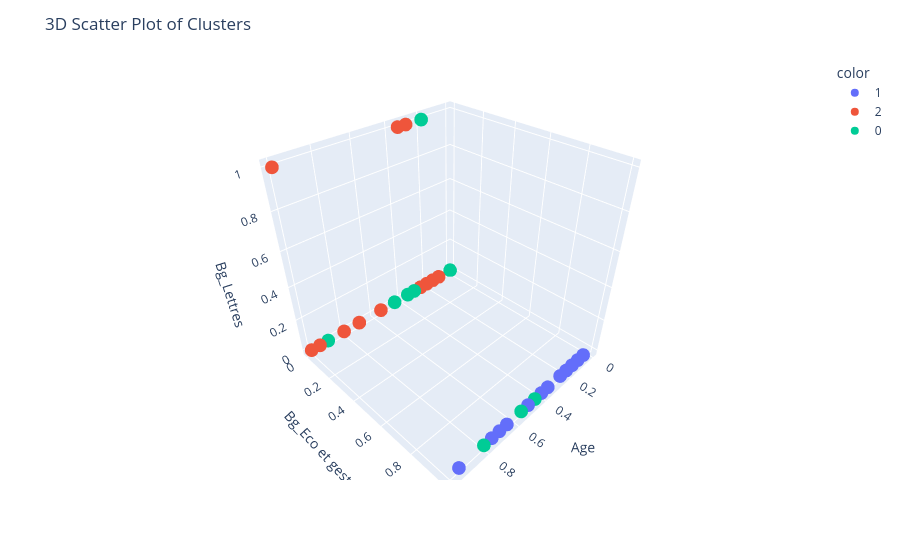

This figure's notebook cell:
### Code cell
import plotly.express as px
frame = pd.DataFrame(y, columns=['Age', 'Background_Economie et gestion', 'Background_Lettres', 'Background_Sciences et technologies',"Genre_M","Genre_F"])
fig2 = px.scatter_3d(frame,x='Age', y='Background_Economie et gestion', z='Background_Lettres', color=clusters.astype(str))
fig2.update_layout(title='3D Scatter Plot of Clusters', scene=dict(xaxis_title='Age', yaxis_title='Bg_Eco et gest', zaxis_title='Bg_Lettres'))
fig2.show()

### Figure 1 — Plotly figure (JSON) as saved in the notebook; plotly's stock layout.template omitted (floating-point values rounded to 4 significant figures)
{"data": [{"hovertemplate": "color=1<br>Age=%{x}<br>Background_Economie et gestion=%{y}<br>Background_Lettres=%{z}<extra></extra>", "legendgroup": "1", "marker": {"color": "#636efa", "symbol": "circle"}, "mode": "markers", "name": "1", "scene": "scene", "showlegend": true, "type": "scatter3d", "x": [0.2, 0.25, 0.15, 0.4, 0.25, 0.4, 0.15, 0.4, 0.25, 0.25, 0.05, 0.15, 0.25, 0.75, 0.25, 0.7, 0.5, 0.1, 0.2, 0.35, 0.65, 0.95, 0.2, 0.35, 0.25], "y": [1.0, 1.0, 1.0, 1.0, 1.0, 1.0, 1.0, 1.0, 1.0, 1.0, 1.0, 1.0, 1.0, 1.0, 1.0, 1.0, 1.0, 1.0, 1.0, 1.0, 1.0, 1.0, 1.0, 1.0, 1.0], "z": [0.0, 0.0, 0.0, 0.0, 0.0, 0.0, 0.0, 0.0, 0.0, 0.0, 0.0, 0.0, 0.0, 0.0, 0.0, 0.0, 0.0, 0.0, 0.0, 0.0, 0.0, 0.0, 0.0, 0.0, 0.0]}, {"hovertemplate": "color=2<br>Age=%{x}<br>Background_Economie et gestion=%{y}<br>Background_Lettres=%{z}<extra></extra>", "legendgroup": "2", "marker": {"color": "#EF553B", "symbol": "circle"}, "mode": "markers", "name": "2", "scene": "scene", "showlegend": true, "type": "scatter3d", "x": [0.7, 0.3, 0.2, 0.25, 0.15, 0.55, 0.95, 0.25, 0.45, 0.15, 0.1, 1.0, 0.45, 0.15, 0.3, 0.3, 0.7, 0.8, 0.35, 0.9, 1.0, 0.35, 0.35], "y": [0.0, 0.0, 0.0, 0.0, 0.0, 0.0, 0.0, 0.0, 0.0, 0.0, 0.0, 0.0, 0.0, 0.0, 0.0, 0.0, 0.0, 0.0, 0.0, 0.0, 0.0, 0.0, 0.0], "z": [0.0, 0.0, 0.0, 0.0, 0.0, 0.0, 0.0, 0.0, 0.0, 0.0, 0.0, 0.0, 0.0, 0.0, 1.0, 0.0, 0.0, 0.0, 1.0, 0.0, 1.0, 0.0, 0.0]}, {"hovertemplate": "color=0<br>Age=%{x}<br>Background_Economie et gestion=%{y}<br>Background_Lettres=%{z}<extra></extra>", "legendgroup": "0", "marker": {"color": "#00cc96", "symbol": "circle"}, "mode": "markers", "name": "0", "scene": "scene", "showlegend": true, "type": "scatter3d", "x": [0.35, 0.55, 0.45, 0.35, 0.9, 0.3, 0.8, 0.0, 0.2, 0.45], "y": [0.0, 1.0, 1.0, 0.0, 0.0, 0.0, 1.0, 0.0, 0.0, 0.0], "z": [0.0, 0.0, 0.0, 0.0, 0.0, 0.0, 0.0, 0.0, 1.0, 0.0]}], "layout": {"legend": {"title": {"text": "color"}, "tracegroupgap": 0}, "margin": {"t": 60}, "scene": {"domain": {"x": [0, 1], "y": [0, 1]}, "xaxis": {"title": {"text": "Age"}}, "yaxis": {"title": {"text": "Bg_Eco et gest"}}, "zaxis": {"title": {"text": "Bg_Lettres"}}}, "title": {"text": "3D Scatter Plot of Clusters"}}}
